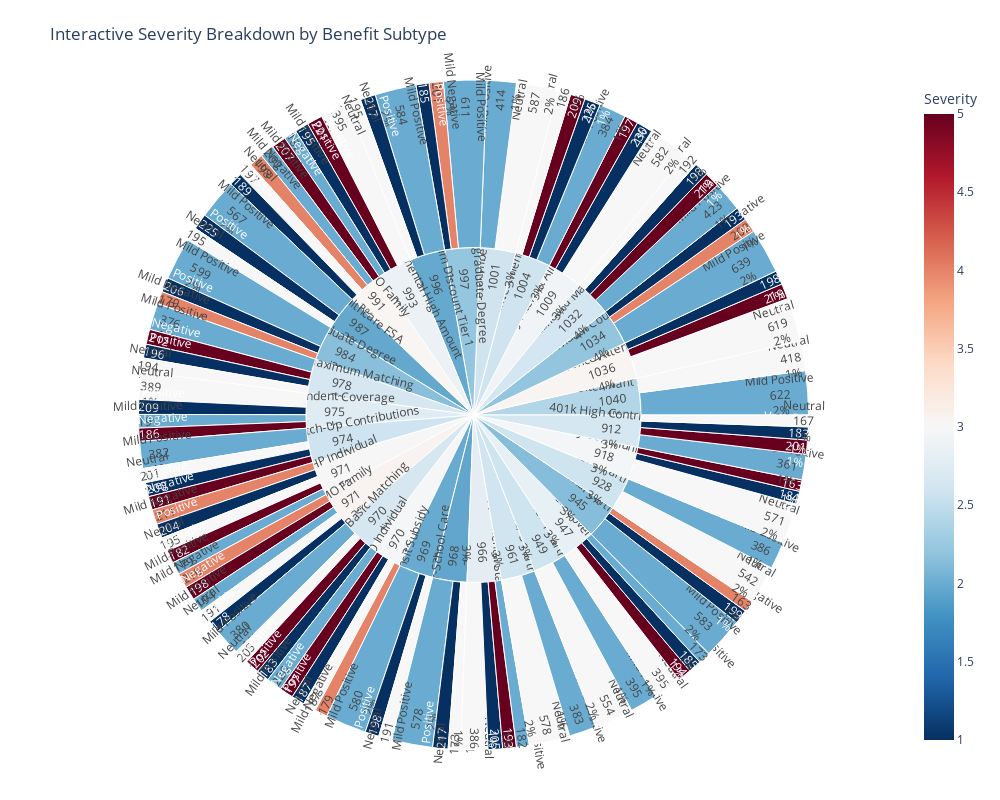

Notebook code for this chart:
### Markdown cell above
## Interactive Plots

### Code cell
import pandas as pd
import plotly.express as px

# Step 1: Aggregate severity counts per BenefitSubType
severity_breakdown = df.groupby(['BenefitSubType', 'Severity']).size().reset_index(name='Count')

# Step 2: Map severity numbers to readable labels
severity_labels = {
    1: "Very Positive",
    2: "Mild Positive",
    3: "Neutral",
    4: "Mild Negative",
    5: "Very Negative"
}
severity_breakdown['SeverityLabel'] = severity_breakdown['Severity'].map(severity_labels)

# Step 3: Build the sunburst chart
fig = px.sunburst(
    severity_breakdown,
    path=['BenefitSubType', 'SeverityLabel'],
    values='Count',
    color='Severity',
    color_continuous_scale='RdBu_r',
    title='Interactive Severity Breakdown by Benefit Subtype',
    height=800,  # increase overall size
    width=1000
)

# Improve readability
fig.update_traces(
    textinfo='label+percent entry+value',
    insidetextorientation='radial'
)
fig.update_layout(
    margin=dict(t=80, l=50, r=50, b=50),
    uniformtext=dict(minsize=12, mode='show')
)

fig.show()

### Figure 1 — Plotly figure (JSON) as saved in the notebook; plotly's stock layout.template omitted (floating-point values rounded to 4 significant figures; data arrays with more than 128 entries replaced by an {"elided": "..."} marker saying what was removed)
{"data": [{"branchvalues": "total", "customdata": {"elided": "133x1 float values"}, "domain": {"x": [0, 1], "y": [0, 1]}, "hovertemplate": "labels=%{label}<br>Count=%{value}<br>parent=%{parent}<br>id=%{id}<br>Severity=%{color}<extra></extra>", "ids": {"elided": "133 str values"}, "insidetextorientation": "radial", "labels": {"elided": "133 str values"}, "marker": {"coloraxis": "coloraxis", "colors": {"elided": "133 float values"}}, "name": "", "parents": {"elided": "133 str values"}, "textinfo": "label+percent entry+value", "type": "sunburst", "values": {"elided": "133 float values"}}], "layout": {"coloraxis": {"colorbar": {"title": {"text": "Severity"}}, "colorscale": [[0, "rgb(5,48,97)"], [0.1, "rgb(33,102,172)"], [0.2, "rgb(67,147,195)"], [0.3, "rgb(146,197,222)"], [0.4, "rgb(209,229,240)"], [0.5, "rgb(247,247,247)"], [0.6, "rgb(253,219,199)"], [0.7, "rgb(244,165,130)"], [0.8, "rgb(214,96,77)"], [0.9, "rgb(178,24,43)"], [1, "rgb(103,0,31)"]]}, "height": 800, "legend": {"tracegroupgap": 0}, "margin": {"b": 50, "l": 50, "r": 50, "t": 80}, "title": {"text": "Interactive Severity Breakdown by Benefit Subtype"}, "uniformtext": {"minsize": 12, "mode": "show"}, "width": 1000}}
